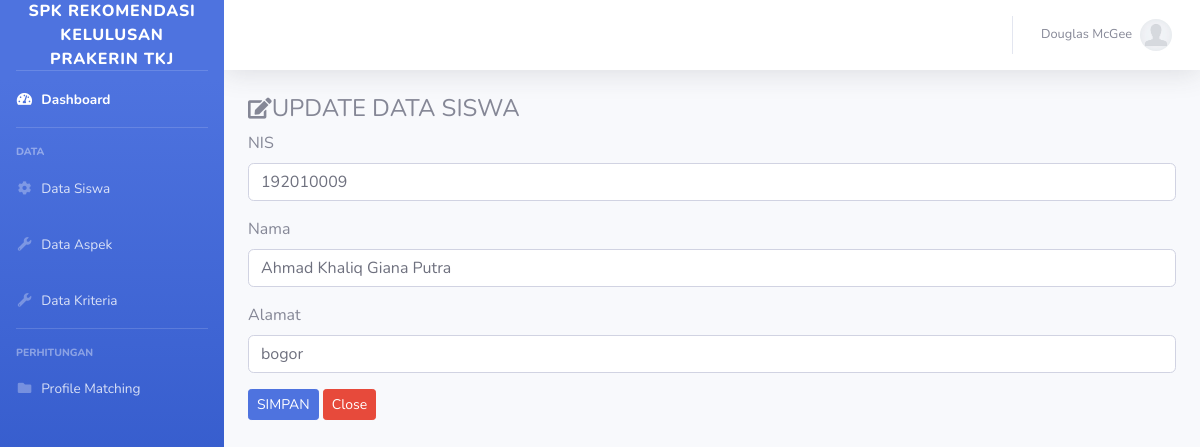
Page /ubah.php?id=1 on the committed database.
### tables this page shows
CREATE TABLE `siswa` (
  `id_siswa` int(11) NOT NULL,
  `NIS` varchar(30) NOT NULL,
  `Nama` varchar(128) NOT NULL,
  `Alamat` varchar(200) NOT NULL
);

### koneksi.php (called while the page is built, shortened)
<?php
$con = mysqli_connect('localhost', 'root', '', 'db_skripsi_pm');
function query($query)
{
    global $con;
    $result = mysqli_query($con, $query);
    $rows = [];
    while ($row = mysqli_fetch_assoc($result)) {
        $rows[] = $row;
    }
    return $rows;
}

### ubah.php (the view, shortened to what this page needs)
<?php
include 'koneksi.php';
include 'header.php';
include 'sidebar.php';
include 'topbar.php';
$id_siswa = $_GET["id"];
$siswa = query("SELECT * FROM siswa WHERE id_siswa = $id_siswa")[0];
?>
<div class="container-fluid">
    <h4><i class="fas fa-edit fa-sm"></i>UPDATE DATA SISWA</h4>
    <form action="" method="post" enctype="multipart/form-data">
        <div class="form-group">
            <label for="NIS">NIS</label>
            <input type="text" name="NIS" id="NIS" required class="form-control" value="<?= $siswa["NIS"]; ?>">
        </div>
        <div class="form-group">
            <label>Nama</label>
            <input type="text" name="Nama" required class="form-control" value="<?= $siswa["Nama"]; ?>">
        </div>
        <div class="form-group">
            <label>Alamat</label>
            <input type="text" name="Alamat" required class="form-control" value="<?= $siswa["Alamat"]; ?>">
        </div>
        <button type="submit" name="submit" class="btn btn-sm btn-primary">SIMPAN</button>
        <a href="siswa.php" type="button" class="btn btn-sm btn-danger ">Close</a>
    </form>
</div>

### rows in the picture
siswa: NIS "192010009", Nama "Ahmad Khaliq Giana Putra", Alamat "bogor"
